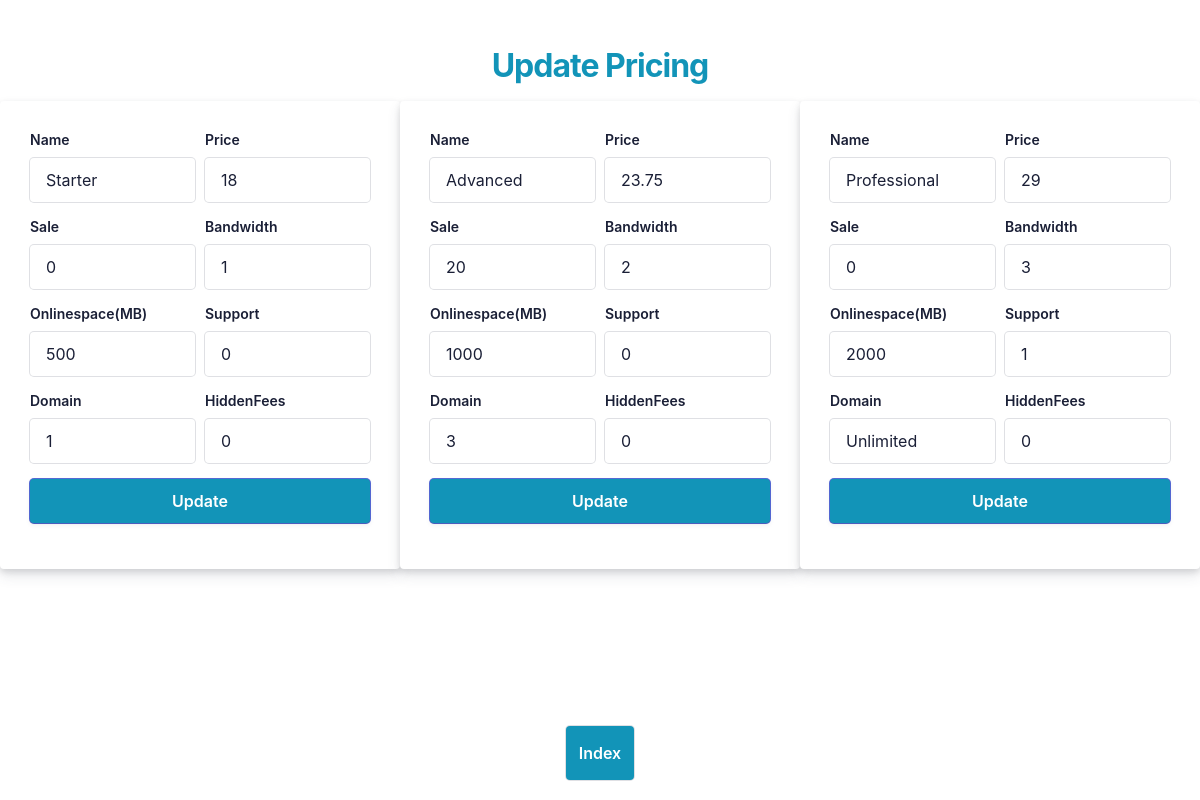
/src/admin.php, run on the app's committed database.
### tables this page shows
CREATE TABLE IF NOT EXISTS `pricing` (
  `id` int(11) NOT NULL AUTO_INCREMENT,
  `Name` varchar(50) NOT NULL DEFAULT 'Name',
  `Price` float NOT NULL DEFAULT '0',
  `Sale` int(11) NOT NULL DEFAULT '0',
  `Bandwidth` int(11) NOT NULL DEFAULT '0',
  `Onlinespace` int(11) NOT NULL DEFAULT '0',
  `Support` tinyint(4) NOT NULL DEFAULT '0',
  `HiddenFees` tinyint(4) NOT NULL DEFAULT '0',
  `Domain` varchar(50) NOT NULL DEFAULT 'Unlimited',
  `Orders` int(11) DEFAULT '0',
  PRIMARY KEY (`id`)
);

### src/db-functions.php (called while the page is built, shortened)
<?php
function connexion()
{
    try {
        $db = new PDO(
            'mysql:host=127.0.0.55;port=3306;dbname=landingPage',
            'root',
            '',
            [
                \PDO::ATTR_ERRMODE            => \PDO::ERRMODE_EXCEPTION,
                \PDO::ATTR_DEFAULT_FETCH_MODE => \PDO::FETCH_ASSOC,
                \PDO::MYSQL_ATTR_INIT_COMMAND => 'SET NAMES utf8'
            ]
        );
    } catch (PDOException $e) {
        print "Erreur !: " . $e->getMessage() . "<br/>";
        die();
    }
    return $db;
}
function findAll()
{
    $db = connexion();
    $sql = "SELECT *
            FROM
                pricing
                LIMIT 3";
    $stmt = $db->prepare($sql);
    $stmt->execute();
    $products = $stmt->fetchAll();
    return $products;
}

### src/admin.php (the view, shortened to what this page needs)
<html>
<head>
    <link rel="stylesheet" href="https://cdnjs.cloudflare.com/ajax/libs/font-awesome/6.2.0/css/all.min.css" />
    <link rel="stylesheet" href="../css/style.css">
    <link rel="stylesheet" href="../css/admin.css">
</head>
<body>
    <div>
        <div style="min-height: 100vh;flex-grow: 1;">
            <?php
            require_once("db-functions.php");
            $pricings = findAll();
            ?>
            <div class="box-root padding-top--24 flex-flex flex-direction--column" style="flex-grow: 1; z-index: 9;">
                <div class="box-root padding-top--48 padding-bottom--24 flex-flex flex-justifyContent--center">
                    <h1 style="color: var(--mainColor)">Update Pricing</h1>
                </div>
                <div class="formbg-outer" style="display:flex">
                    <?php
                    foreach ($pricings as $indexPricing => $pricing) {
                        echo '<div class="formbg">',
                        '<div class="formbg-inner padding-horizontal--48">',
                        '<form class="stripe-login" action="functions.php?action=update&id=' . $pricing['id'] . '" method="POST">';
                    ?>
                        <div class="line">
                            <div class="field padding-bottom--24">
                                <label for="Name">Name</label>
                                <input type="text" id="Name" name="Name" value="<?= $pricing["Name"] ?>">
                            </div>
                            <div class="field padding-bottom--24">
                                <label for="Price">Price </label>
                                <input type="number" step="0.01" id="Price" name="Price" value="<?= $pricing["Price"] ?>">
                            </div>
                        </div>
                        <div class="line">
                            <div class="field padding-bottom--24">
                                <label for="Sale">Sale</label>
                                <input type="number" id="Sale" name="Sale" value="<?= $pricing["Sale"] ?>">
                            </div>
                            <div class="field padding-bottom--24">
                                <label for="Bandwidth">Bandwidth</label>
                                <input type="number" id="Bandwidth" name="Bandwidth" value="<?= $pricing["Bandwidth"] ?>">
                            </div>
                        </div>
                        <div class="line">
                            <div class="field padding-bottom--24">
                                <label for="Onlinespace">Onlinespace(MB)</label>
                                <input type="number" id="Onlinespace" name="Onlinespace" value="<?= $pricing["Onlinespace"] ?>">
                            </div>
                            <div class="field padding-bottom--24">
                                <label for="Support">Support</label>
                                <input type="number" id="Support" name="Support" value="<?= $pricing["Support"] ?>" min="0" max="1">
                            </div>
                        </div>
                        <div class="line">
                            <div class="field padding-bottom--24">
                                <label for="Domain">Domain </label>
                                <input type="text" id="Domain" name="Domain" value="<?= $pricing["Domain"] ?>">
                            </div>
                            <div class="field padding-bottom--24">
                                <label for="HiddenFees">HiddenFees</label>
                                <input type="number" id="HiddenFees" name="HiddenFees" min="0" max="1" value="<?= $pricing["HiddenFees"] ?>">
                            </div>
                        </div>
                    <?php
                        echo '<div class="field padding-bottom--24">
                        <input type="submit" name="submit" value="Update">
                    </div>', '</form>',
                        '</div>',
                        '</div>';
                    }
                    ?>
                </div>
            </div>
            <div id="navContainer">
                <nav class="navAdmin">
                    <a href="../index.php" class="navBtn" style="padding:13px">Index</a>
                </nav>
            </div>
        </div>
    </div>
</body>
</html>

### css/style.css (style rules this page uses)
:root { --mainColor: #1294b8; }
* { margin: 0; padding: 0; box-sizing: border-box; font-family: 'Poppins'; scroll-behavior: smooth; }
a { text-decoration: none; }

### css/admin.css (style rules this page uses)
* { padding: 0; margin: 0; color: #1a1f36; box-sizing: border-box; word-wrap: break-word; font-family: -apple-system, BlinkMacSystemFont, Segoe UI, Roboto, Helvetica Neue, Ubuntu, sans-serif; width: 100%; }
h1 { letter-spacing: -1px; text-align: center; }
a { color: var(--mainColor); text-decoration: unset; }
.line { display: flex; gap: 10px; }
.flex-flex { display: flex; }
.box-root { box-sizing: border-box; }
.flex-direction--column { -ms-flex-direction: column; flex-direction: column; }
.padding-top--24 { padding-top: 16px; }
.padding-top--48 { padding-top: 30px; }
.padding-bottom--24 { padding-bottom: 16px; }
.padding-horizontal--48 { padding: 30px; }
.flex-justifyContent--center { -ms-flex-pack: center; justify-content: center; }
.formbg { margin: 0px auto; width: 100%; max-width: 448px; background: white; border-radius: 4px; box-shadow: rgba(60, 66, 87, 0.12) 0px 7px 14px 0px, rgba(0, 0, 0, 0.12) 0px 3px 6px 0px; }
label { margin-bottom: 10px; }
.reset-pass a, label { font-size: 14px; font-weight: 600; display: block; }
.field input { font-size: 16px; line-height: 28px; padding: 8px 16px; width: 100%; min-height: 44px; border: unset; border-radius: 4px; outline-color: rgb(84 105 212 / 0.5); background-color: rgb(255, 255, 255); box-shadow: rgba(0, 0, 0, 0) 0px 0px 0px 0px, rgba(0, 0, 0, 0) 0px 0px 0px 0px, rgba(0, 0, 0, 0) 0px 0px 0px 0px, rgba(60, 66, 87, 0.16) 0px 0px 0px 1px, rgba(0, 0, 0, 0) 0px 0px 0px 0px, rgba(0, 0, 0, 0) 0px 0px 0px 0px, rgba(0, 0, 0, 0) 0px 0px 0px 0px; }
input[type="submit"], .navBtn { background-color: var(--mainColor); box-shadow: rgba(0, 0, 0, 0) 0px 0px 0px 0px, rgba(0, 0, 0, 0) 0px 0px 0px 0px, rgba(0, 0, 0, 0.12) 0px 1px 1px 0px, rgb(84, 105, 212) 0px 0px 0px 1px, rgba(0, 0, 0, 0) 0px 0px 0px 0px, rgba(0, 0, 0, 0) 0px 0px 0px 0px, rgba(60, 66, 87, 0.08) 0px 2px 5px 0px; color: #fff; font-weight: 600; cursor: pointer; }
.navBtn { font-size: 16px; line-height: 28px; padding: 8px 16px; min-height: 44px; border: unset; border-radius: 4px; outline-color: rgb(84 105 212 / 0.5); box-shadow: rgba(0, 0, 0, 0) 0px 0px 0px 0px, rgba(0, 0, 0, 0) 0px 0px 0px 0px, rgba(0, 0, 0, 0) 0px 0px 0px 0px, rgba(60, 66, 87, 0.16) 0px 0px 0px 1px, rgba(0, 0, 0, 0) 0px 0px 0px 0px, rgba(0, 0, 0, 0) 0px 0px 0px 0px, rgba(0, 0, 0, 0) 0px 0px 0px 0px; width: auto !important; }
.navAdmin { position: absolute; gap: 20px; bottom: 20px; width: 100%; margin: 0 auto; display: flex; justify-content: center; text-align: center; }

### data on the page
pricing: Name "Starter", Price "18", Sale "0", Bandwidth "1", Onlinespace "500", Support "0", Domain "1", HiddenFees "0"
pricing: Name "Advanced", Price "23.75", Sale "20", Bandwidth "2", Onlinespace "1000", Support "0", Domain "3", HiddenFees "0"
pricing: Name "Professional", Price "29", Sale "0", Bandwidth "3", Onlinespace "2000", Support "1", Domain "Unlimited", HiddenFees "0"
